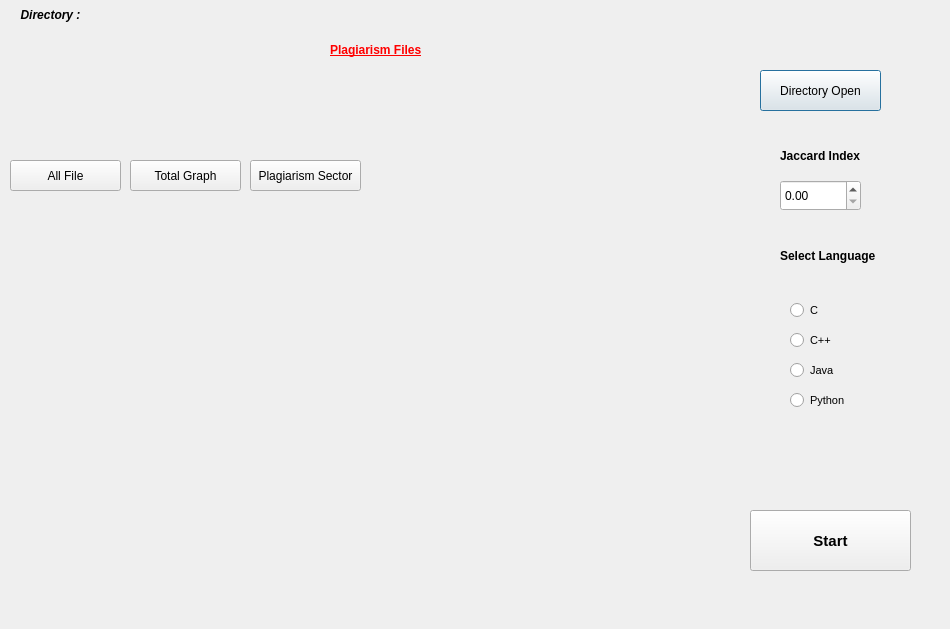
<?xml version="1.0" encoding="UTF-8"?>
<ui version="4.0">
 <class>Dialog</class>
 <widget class="QDialog" name="Dialog">
  <property name="geometry">
   <rect>
    <x>0</x>
    <y>0</y>
    <width>950</width>
    <height>629</height>
   </rect>
  </property>
  <property name="font">
   <font>
    <pointsize>7</pointsize>
   </font>
  </property>
  <property name="windowTitle">
   <string>Dialog</string>
  </property>
  <property name="styleSheet">
   <string notr="true"/>
  </property>
  <widget class="QPushButton" name="buttonOpen">
   <property name="geometry">
    <rect>
     <x>760</x>
     <y>70</y>
     <width>121</width>
     <height>41</height>
    </rect>
   </property>
   <property name="font">
    <font>
     <pointsize>9</pointsize>
     <weight>50</weight>
     <bold>false</bold>
    </font>
   </property>
   <property name="text">
    <string>Directory Open</string>
   </property>
  </widget>
  <widget class="QDoubleSpinBox" name="indexSpinBox">
   <property name="geometry">
    <rect>
     <x>780</x>
     <y>180</y>
     <width>81</width>
     <height>31</height>
    </rect>
   </property>
   <property name="font">
    <font>
     <pointsize>9</pointsize>
    </font>
   </property>
   <property name="maximum">
    <double>1.000000000000000</double>
   </property>
   <property name="singleStep">
    <double>0.100000000000000</double>
   </property>
  </widget>
  <widget class="QLabel" name="spinLabel">
   <property name="geometry">
    <rect>
     <x>780</x>
     <y>140</y>
     <width>91</width>
     <height>31</height>
    </rect>
   </property>
   <property name="font">
    <font>
     <pointsize>9</pointsize>
     <weight>75</weight>
     <bold>true</bold>
    </font>
   </property>
   <property name="text">
    <string>Jaccard Index</string>
   </property>
  </widget>
  <widget class="QLabel" name="DirectoryLabel">
   <property name="geometry">
    <rect>
     <x>10</x>
     <y>0</y>
     <width>81</width>
     <height>31</height>
    </rect>
   </property>
   <property name="font">
    <font>
     <pointsize>9</pointsize>
     <weight>75</weight>
     <italic>true</italic>
     <bold>true</bold>
    </font>
   </property>
   <property name="frameShadow">
    <enum>QFrame::Plain</enum>
   </property>
   <property name="text">
    <string>&lt;html&gt;&lt;head/&gt;&lt;body&gt;&lt;p align=&quot;center&quot;&gt;&lt;span style=&quot; font-weight:600;&quot;&gt;Directory :&lt;/span&gt;&lt;/p&gt;&lt;/body&gt;&lt;/html&gt;</string>
   </property>
  </widget>
  <widget class="QLabel" name="DirectoryNameLabel">
   <property name="geometry">
    <rect>
     <x>100</x>
     <y>0</y>
     <width>531</width>
     <height>31</height>
    </rect>
   </property>
   <property name="font">
    <font>
     <pointsize>9</pointsize>
     <italic>true</italic>
     <underline>true</underline>
    </font>
   </property>
   <property name="text">
    <string/>
   </property>
  </widget>
  <widget class="QLabel" name="languageLabel">
   <property name="geometry">
    <rect>
     <x>780</x>
     <y>240</y>
     <width>121</width>
     <height>31</height>
    </rect>
   </property>
   <property name="font">
    <font>
     <pointsize>9</pointsize>
     <weight>75</weight>
     <bold>true</bold>
    </font>
   </property>
   <property name="text">
    <string>Select Language</string>
   </property>
  </widget>
  <widget class="QRadioButton" name="radio_c">
   <property name="geometry">
    <rect>
     <x>790</x>
     <y>300</y>
     <width>121</width>
     <height>21</height>
    </rect>
   </property>
   <property name="font">
    <font>
     <pointsize>8</pointsize>
    </font>
   </property>
   <property name="text">
    <string>C</string>
   </property>
  </widget>
  <widget class="QRadioButton" name="radio_cpp">
   <property name="geometry">
    <rect>
     <x>790</x>
     <y>330</y>
     <width>121</width>
     <height>21</height>
    </rect>
   </property>
   <property name="font">
    <font>
     <pointsize>8</pointsize>
    </font>
   </property>
   <property name="text">
    <string>C++</string>
   </property>
  </widget>
  <widget class="QRadioButton" name="radio_java">
   <property name="geometry">
    <rect>
     <x>790</x>
     <y>360</y>
     <width>121</width>
     <height>21</height>
    </rect>
   </property>
   <property name="font">
    <font>
     <pointsize>8</pointsize>
    </font>
   </property>
   <property name="text">
    <string>Java</string>
   </property>
  </widget>
  <widget class="QRadioButton" name="radio_python">
   <property name="geometry">
    <rect>
     <x>790</x>
     <y>390</y>
     <width>121</width>
     <height>21</height>
    </rect>
   </property>
   <property name="font">
    <font>
     <pointsize>8</pointsize>
    </font>
   </property>
   <property name="text">
    <string>Python</string>
   </property>
  </widget>
  <widget class="QPushButton" name="startButton">
   <property name="geometry">
    <rect>
     <x>750</x>
     <y>510</y>
     <width>161</width>
     <height>61</height>
    </rect>
   </property>
   <property name="font">
    <font>
     <pointsize>11</pointsize>
     <weight>75</weight>
     <bold>true</bold>
    </font>
   </property>
   <property name="text">
    <string>Start</string>
   </property>
  </widget>
  <widget class="QPushButton" name="graphButton">
   <property name="geometry">
    <rect>
     <x>130</x>
     <y>160</y>
     <width>111</width>
     <height>31</height>
    </rect>
   </property>
   <property name="font">
    <font>
     <pointsize>9</pointsize>
    </font>
   </property>
   <property name="text">
    <string>Total Graph</string>
   </property>
  </widget>
  <widget class="QPushButton" name="graphButton2">
   <property name="geometry">
    <rect>
     <x>250</x>
     <y>160</y>
     <width>111</width>
     <height>31</height>
    </rect>
   </property>
   <property name="font">
    <font>
     <pointsize>9</pointsize>
    </font>
   </property>
   <property name="text">
    <string>Plagiarism Sector</string>
   </property>
  </widget>
  <widget class="QWidget" name="graphDisplay" native="true">
   <property name="geometry">
    <rect>
     <x>10</x>
     <y>210</y>
     <width>681</width>
     <height>401</height>
    </rect>
   </property>
   <widget class="QLabel" name="printLabel">
    <property name="geometry">
     <rect>
      <x>0</x>
      <y>0</y>
      <width>701</width>
      <height>401</height>
     </rect>
    </property>
    <property name="font">
     <font>
      <pointsize>9</pointsize>
     </font>
    </property>
    <property name="text">
     <string/>
    </property>
   </widget>
  </widget>
  <widget class="QLabel" name="textDisplay">
   <property name="geometry">
    <rect>
     <x>10</x>
     <y>50</y>
     <width>721</width>
     <height>101</height>
    </rect>
   </property>
   <property name="font">
    <font>
     <pointsize>9</pointsize>
    </font>
   </property>
   <property name="text">
    <string>&lt;html&gt;&lt;head/&gt;&lt;body&gt;&lt;p align=&quot;center&quot;&gt;&lt;br/&gt;&lt;/p&gt;&lt;/body&gt;&lt;/html&gt;</string>
   </property>
  </widget>
  <widget class="QLabel" name="label">
   <property name="geometry">
    <rect>
     <x>330</x>
     <y>35</y>
     <width>181</width>
     <height>31</height>
    </rect>
   </property>
   <property name="font">
    <font>
     <pointsize>9</pointsize>
     <weight>75</weight>
     <bold>true</bold>
    </font>
   </property>
   <property name="text">
    <string>&lt;html&gt;&lt;head/&gt;&lt;body&gt;&lt;p&gt;&lt;span style=&quot; text-decoration: underline; color:#ff0000;&quot;&gt;Plagiarism Files&lt;/span&gt;&lt;/p&gt;&lt;/body&gt;&lt;/html&gt;</string>
   </property>
  </widget>
  <widget class="QPushButton" name="pushButton">
   <property name="geometry">
    <rect>
     <x>10</x>
     <y>160</y>
     <width>111</width>
     <height>31</height>
    </rect>
   </property>
   <property name="font">
    <font>
     <pointsize>9</pointsize>
    </font>
   </property>
   <property name="text">
    <string>All File</string>
   </property>
  </widget>
 </widget>
 <resources/>
 <connections/>
</ui>
